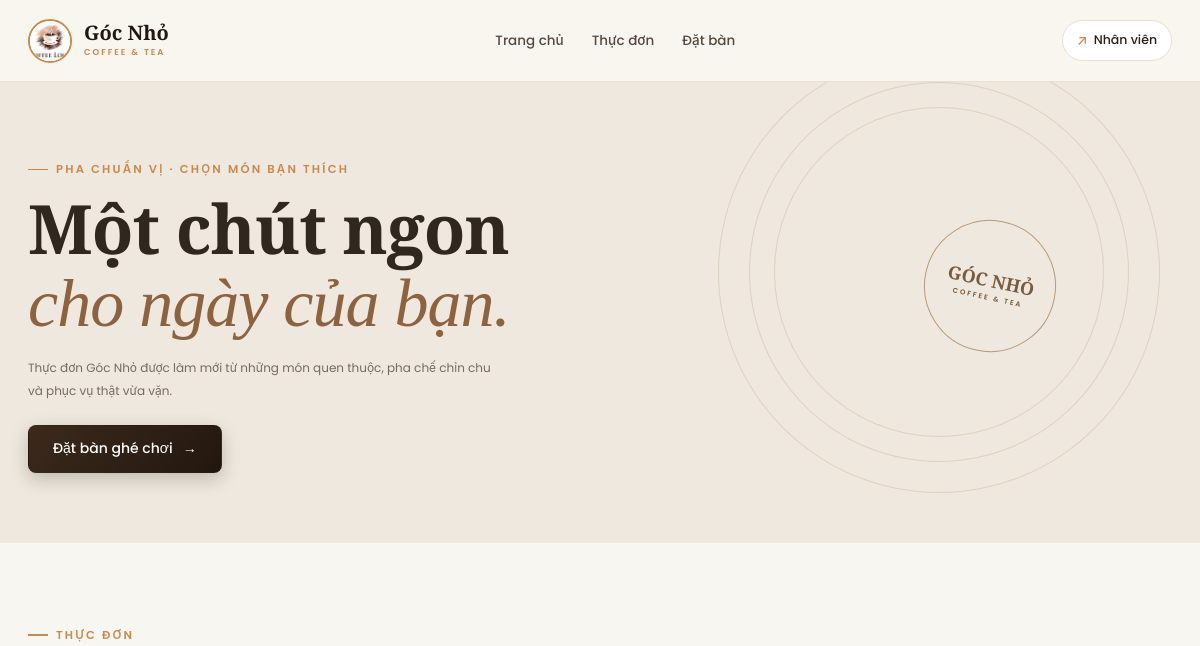
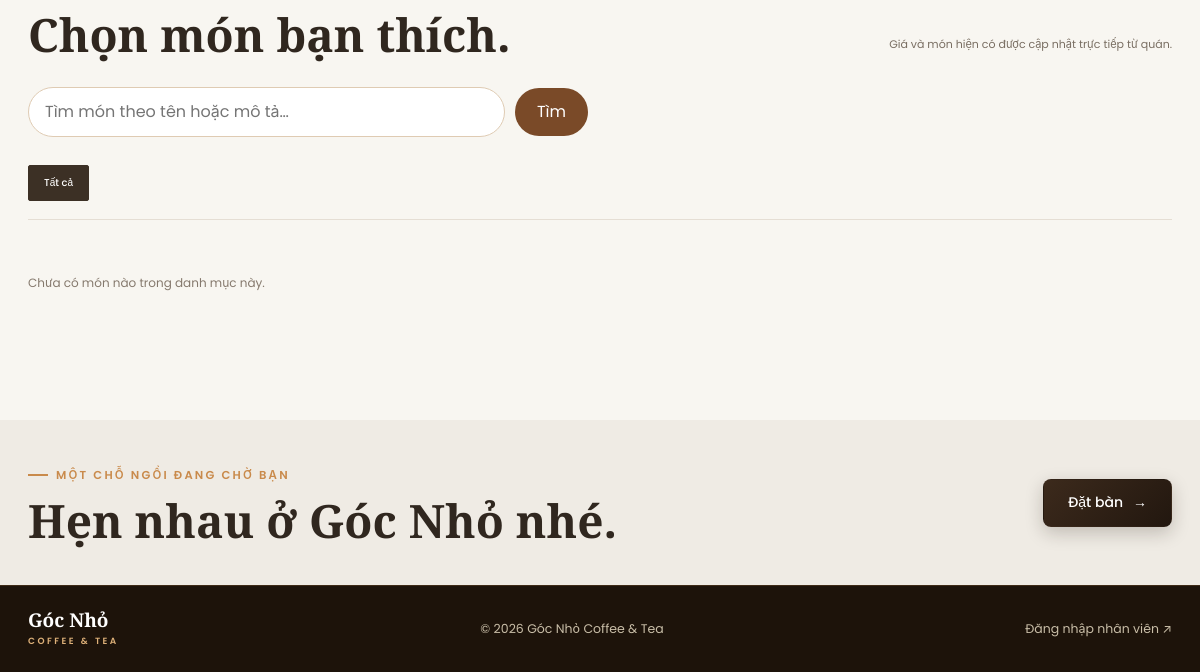
/index.php?page=public-menu, run on an earlier commit of the app's database (2 pictures, top to bottom).
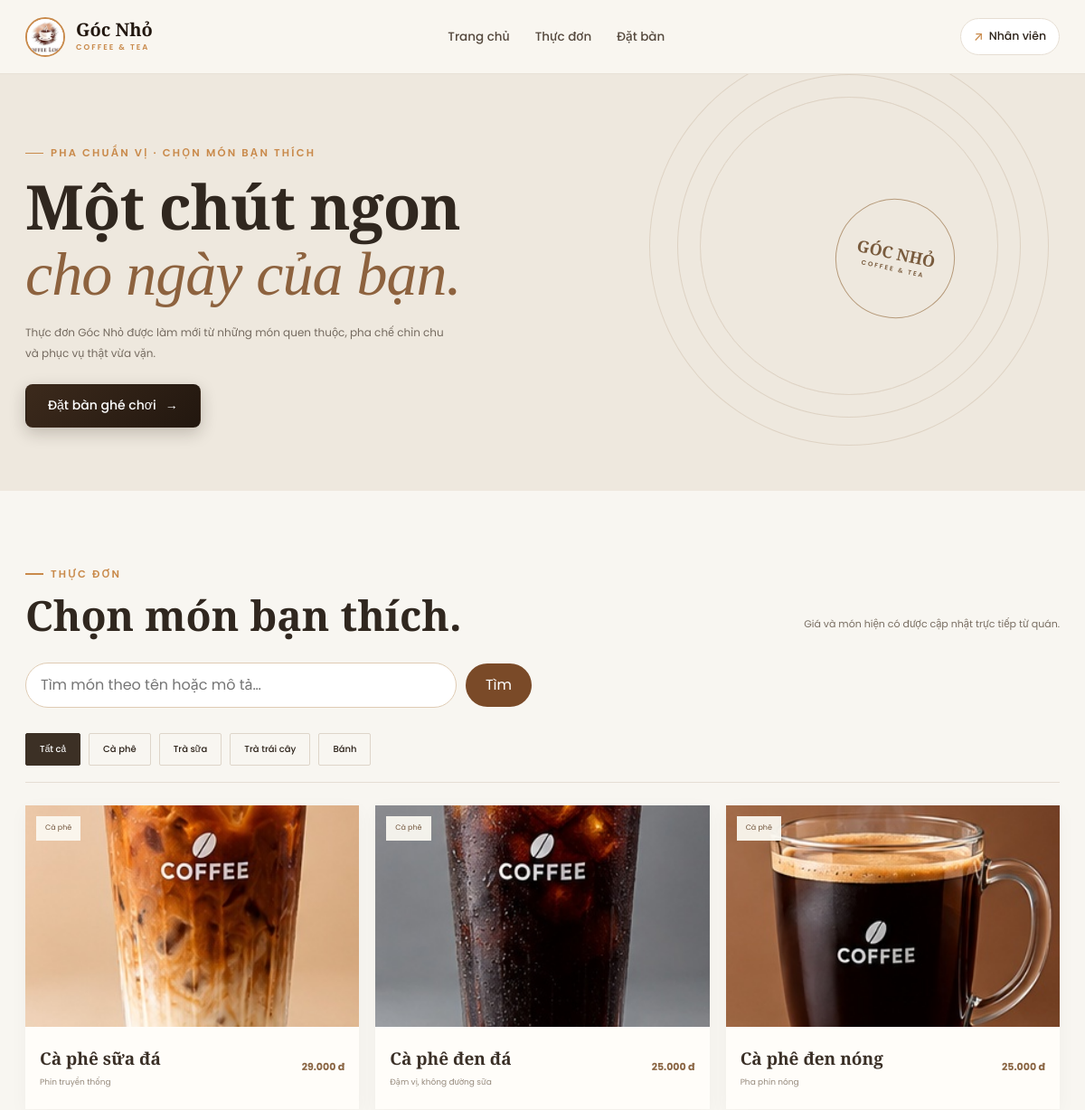
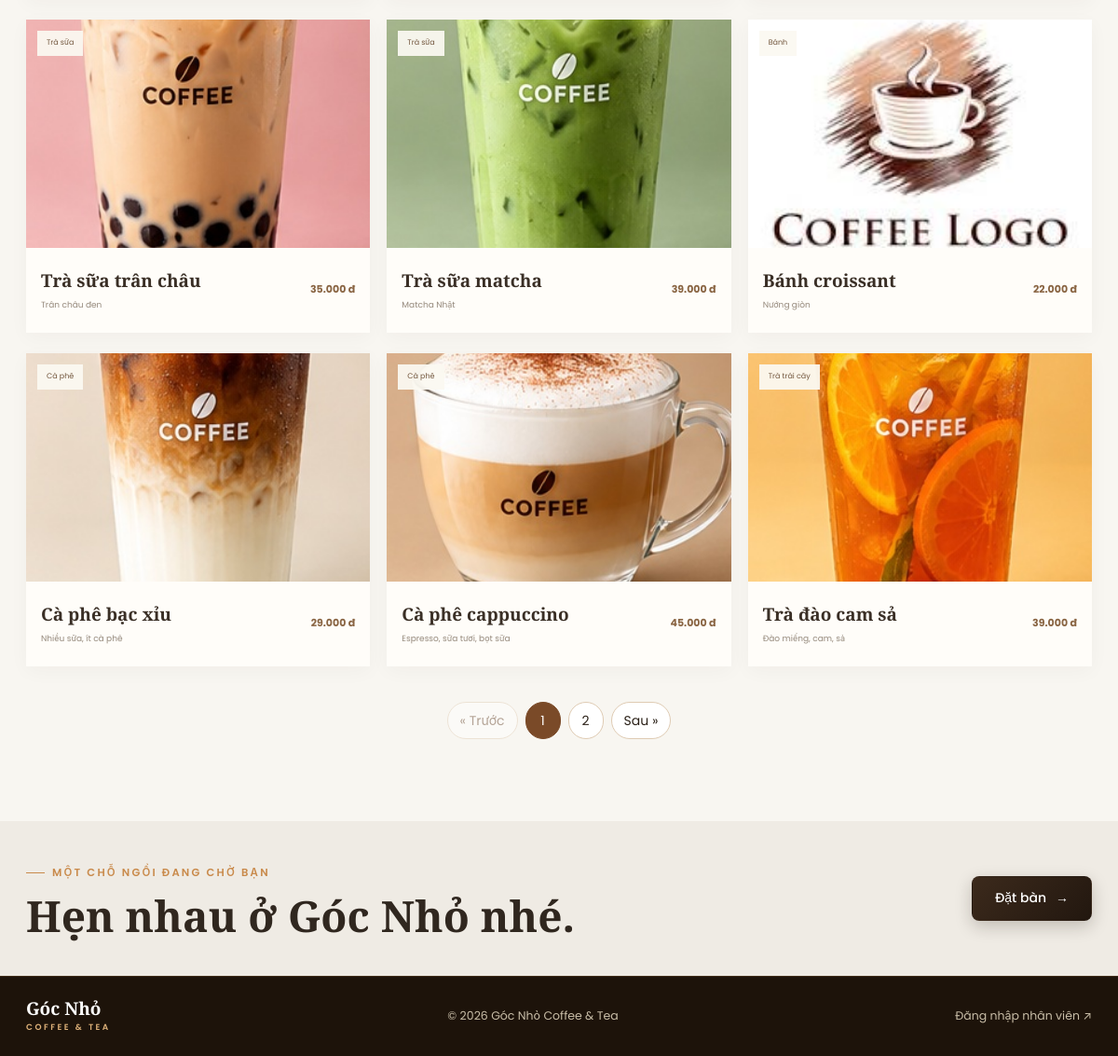
And on a later commit of the database (2 pictures, top to bottom).
### tables this page shows
CREATE TABLE IF NOT EXISTS categories (
  category_id INT UNSIGNED AUTO_INCREMENT PRIMARY KEY,
  category_name VARCHAR(100) NOT NULL UNIQUE,
  has_options TINYINT(1) NOT NULL DEFAULT 1
);

CREATE TABLE IF NOT EXISTS menu_items (
  item_id INT UNSIGNED AUTO_INCREMENT PRIMARY KEY,
  category_id INT UNSIGNED NOT NULL,
  item_name VARCHAR(150) NOT NULL,
  description VARCHAR(255) NULL,
  price INT UNSIGNED NOT NULL,
  image MEDIUMTEXT NULL,
  is_hidden TINYINT(1) NOT NULL DEFAULT 0,
  is_sold_out TINYINT(1) NOT NULL DEFAULT 0,
  stock INT UNSIGNED NOT NULL DEFAULT 0,
  min_stock INT UNSIGNED NOT NULL DEFAULT 10,
  UNIQUE KEY uq_cat_name (category_id, item_name),
  FOREIGN KEY (category_id) REFERENCES categories(category_id)
);

### index.php (called while the page is built, shortened)
<?php
require_once __DIR__ . '/functions.php';
$routes = array(
    'home' => 'home/index.php',
    'public-menu' => 'public-menu/index.php',
    'menu-detail' => 'menu-detail/index.php',
    'tables' => 'tables/index.php',
    'schedule' => 'schedule/index.php',
    'ops' => 'ops/index.php',
    'orders' => 'orders/index.php',
    'cashshift' => 'cashshift/index.php',
    'kitchen' => 'kitchen/index.php',
    'notify' => 'notify/index.php',
    'handover' => 'handover/index.php',
);
$page = $_GET['page'] ?? null;
$file = (is_string($page) && isset($routes[$page])) ? __DIR__ . '/pages/' . $routes[$page] : '';
$action = dirname($file) . '/action.php';
if (is_file($action)) {
    require $action;
}
require __DIR__ . '/layouts/public/header.php';
require $file;
require __DIR__ . '/layouts/public/footer.php';

### classes/Database.php (called while the page is built, shortened)
<?php
class Database
{
    private $connection;
    public function __construct($config)
    {
        $this->connection = new mysqli(
            $config['host'], $config['username'], $config['password'],
            $config['database'], $config['port']
        );
        $this->connection->set_charset($config['charset']);
        $this->connection->query("SET time_zone = '" . date('P') . "'");
    }
    public function run($sql, $params = array())
    {
        $stmt = $this->connection->prepare($sql);
        if ($params) {
            $types = '';
            foreach ($params as $p) { $types .= is_int($p) ? 'i' : 's'; }
            $stmt->bind_param($types, ...$params);
        }
        $stmt->execute();
        return $stmt;
    }
    public function fetchAll($sql, $params = array())
    {
        return $this->run($sql, $params)->get_result()->fetch_all(MYSQLI_ASSOC);
    }
    public function fetchOne($sql, $params = array())
    {
        $row = $this->run($sql, $params)->get_result()->fetch_assoc();
        return $row ?: null;
    }
}

### pages/public-menu/action.php (called while the page is built, shortened)
<?php
require_once __DIR__ . '/../../functions.php';
$title = 'Thực đơn | ' . brand_full();
$bodyClass = 'public-home public-menu-page';
$css = array('home.css', 'public-menu.css');
$pmPerPage = 9;
$pmSearch = mb_substr(trim((string) ($_GET['q'] ?? '')), 0, 100, 'UTF-8');
$pmCategoryId = 0;
$pmError = '';
try {
    $pmCategories = array_values(array_filter(public_menu_category_summary(), function ($c) { return (int) $c['item_count'] > 0; }));
    if ($pmCategoryId === 0) $pmCategoryName = '';
    $pmTotal = public_menu_count($pmCategoryId, $pmSearch);
    $pmPager = paginate($pmTotal, (int) ($_GET['p'] ?? 1), $pmPerPage);
    $pmItems = public_menu_items($pmCategoryId, $pmSearch, $pmPerPage, $pmPager['offset']);
} catch (Throwable $e) {
    $pmError = 'Chưa tải được thực đơn. Vui lòng thử tải lại trang.';
}
function pm_url($category, $search, $page = 1)
{
    $q = array('page' => 'public-menu');
    if ($category !== '') $q['category'] = $category;
    return 'index.php?' . http_build_query($q);
}

### helpers/common.php (called while the page is built, shortened)
<?php
function e($value)
{
    return htmlspecialchars((string) $value, ENT_QUOTES, 'UTF-8');
}
function money($value)
{
    return number_format((float) $value, 0, ',', '.') . ' đ';
}
function get_all_settings($refresh = false)
{
    static $settings = null;
    if ($settings !== null && !$refresh) {
        return $settings;
    }
    $settings = array();
    try {
        $rows = db()->fetchAll('SELECT setting_key, setting_value FROM site_settings');
        foreach ($rows as $r) {
            $settings[$r['setting_key']] = $r['setting_value'];
        }
    } catch (\Throwable $e) {
    }
    return $settings;
}
function setting($key, $default = '')
{
    $all = get_all_settings();
    return isset($all[$key]) && $all[$key] !== '' && $all[$key] !== null ? $all[$key] : $default;
}
function brand_name()
{
    return setting('brand_name', 'Góc Nhỏ');
}
function brand_subtitle()
{
    return setting('brand_subtitle', 'Coffee & Tea');
}
function brand_full()
{
    return trim(brand_name() . ' ' . brand_subtitle());
}
function shop_logo($isAdmin = false)
{
    $logo = setting('shop_logo', 'assets/images/images.jpg');
    $cleanPath = ltrim(str_replace('../', '', $logo), '/');
    return $cleanPath;
}
function menu_item_image($item)
{
    return !empty($item['image']) ? $item['image'] : 'assets/images/images.jpg';
}

### config/database.php (called while the page is built, shortened)
<?php
$env = function ($key, $default) {
    $value = getenv($key);
    return $value === false ? $default : $value;
};
$appEnvironment = strtolower((string) $env('APP_ENV', 'local'));
$dbUser = $env('DB_USER', 'root');
$dbPassword = $env('DB_PASSWORD', '');
return array(
    'host'     => $env('DB_HOST', '127.0.0.1'),
    'port'     => (int) $env('DB_PORT', '3306'),
    'database' => $env('DB_NAME', 'coffee_shop'),
    'username' => $dbUser,
    'password' => $dbPassword,
    'charset'  => 'utf8mb4',
);

### helpers/database.php (called while the page is built)
<?php
function db()
{
    static $database = null;
    if ($database === null) {
        $config = require __DIR__ . '/../config/database.php';
        $database = new Database($config);
    }
    return $database;
}

### pages/public-menu/index.php (the view, shortened to what this page needs)
<header class="site-header">
    <a class="site-brand" href="index.php?page=home" aria-label="<?= e(brand_full()) ?>, trang chủ">
        <img src="<?= e(shop_logo()) ?>" alt=""><span><b><?= e(brand_name()) ?></b><small><?= e(mb_strtoupper(brand_subtitle(), "UTF-8")) ?></small></span>
    </a>
    <nav class="site-nav" aria-label="Điều hướng chính">
        <a href="index.php?page=home">Trang chủ</a>
        <a href="index.php?page=public-menu" aria-current="page">Thực đơn</a>
        <a href="index.php?page=home#booking">Đặt bàn</a>
    </nav>
    <a class="staff-login" href="admin/index.php?page=login"><span class="staff-login-icon" aria-hidden="true">↗</span><span>Nhân viên</span></a>
</header>
<main class="public-menu-main">
    <section class="public-menu-intro">
        <p class="eyebrow">PHA CHUẨN VỊ · CHỌN MÓN BẠN THÍCH</p>
        <h1>Một chút ngon<br><em>cho ngày của bạn.</em></h1>
        <p>Thực đơn <?= e(brand_name()) ?> được làm mới từ những món quen thuộc, pha chế chỉn chu và phục vụ thật vừa vặn.</p>
        <a class="button button-dark" href="index.php?page=home#booking">Đặt bàn ghé chơi <span aria-hidden="true">→</span></a>
        <div class="public-menu-stamp"><?= e(mb_strtoupper(brand_name(), "UTF-8")) ?><br><span><?= e(mb_strtoupper(brand_subtitle(), "UTF-8")) ?></span></div>
    </section>
    <section class="public-menu-list" aria-label="Danh sách thực đơn">
        <div class="public-menu-heading"><div><p class="eyebrow">THỰC ĐƠN</p><h2>Chọn món bạn thích.</h2></div><p>Giá và món hiện có được cập nhật trực tiếp từ quán.</p></div>
        <form id="menuSearchForm" class="catalog-search" role="search" method="get" action="index.php">
            <input type="search" id="menuSearch" name="q" placeholder="Tìm món theo tên hoặc mô tả…" maxlength="100" autocomplete="off" value="<?= e($pmSearch) ?>">
            <button type="submit">Tìm</button>
        </form>
        <div data-ajax-region="public-menu">
        <nav id="menuCategories" class="menu-category-tabs" aria-label="Lọc theo danh mục">
            <a class="menu-category-tab<?= $pmCategoryName === '' ? ' is-active' : '' ?>" data-ajax-link data-category="" href="<?= e(pm_url('', $pmSearch)) ?>">Tất cả</a>
            <?php foreach ($pmCategories as $c): ?>
                <a class="menu-category-tab<?= $pmCategoryName === $c['category_name'] ? ' is-active' : '' ?>" data-ajax-link data-category="<?= e($c['category_name']) ?>" href="<?= e(pm_url($c['category_name'], $pmSearch)) ?>"><?= e($c['category_name']) ?></a>
            <?php endforeach; ?>
        </nav>
        <?php if ($pmError): ?>
            <p id="menuStatus" class="menu-status is-error" role="status"><?= e($pmError) ?></p>
        <?php elseif (!$pmItems): ?>
            <p id="menuStatus" class="menu-status" role="status"><?= $pmSearch !== '' ? 'Không có món nào khớp với “' . e($pmSearch) . '”.' : 'Chưa có món nào trong danh mục này.' ?></p>
        <?php elseif ($pmSearch !== ''): ?>
            <p id="menuStatus" class="menu-status" role="status">Tìm thấy <?= (int) $pmPager['total'] ?> món cho “<?= e($pmSearch) ?>”.</p>
        <?php endif; ?>
        <div id="publicMenuGrid" class="public-menu-grid">
            <?php foreach ($pmItems as $item): ?>
                <?php $pmDetailUrl = 'index.php?page=menu-detail&id=' . (int) $item['item_id']; ?>
                <article class="public-menu-card"><a class="public-menu-photo-link" href="<?= e($pmDetailUrl) ?>" aria-label="Xem chi tiết <?= e($item['item_name']) ?>"><div class="public-menu-photo"><img src="<?= e(menu_item_image($item)) ?>" alt="<?= e($item['item_name']) ?>" loading="lazy"><span><?= e($item['category_name']) ?></span></div></a><div class="public-menu-card-body"><div><h3><a href="<?= e($pmDetailUrl) ?>"><?= e($item['item_name']) ?></a></h3><p><?= e($item['description'] ?? '') ?></p></div><strong><?= e(money($item['price'])) ?></strong></div></article>
            <?php endforeach; ?>
        </div>
        <div id="menuPagination"><?= render_pagination($pmPager['page'], $pmPager['pages'], array('page' => 'public-menu') + ($pmCategoryName !== '' ? array('category' => $pmCategoryName) : array()) + ($pmSearch !== '' ? array('q' => $pmSearch) : array())) ?></div>
        </div>
    </section>
    <section class="menu-booking-banner"><div><p class="eyebrow">MỘT CHỖ NGỒI ĐANG CHỜ BẠN</p><h2>Hẹn nhau ở <?= e(brand_name()) ?> nhé.</h2></div><a class="button button-dark" href="index.php?page=home#booking">Đặt bàn <span aria-hidden="true">→</span></a></section>
</main>
<footer class="site-footer"><a class="footer-brand" href="index.php?page=home"><?= e(brand_name()) ?> <small><?= e(mb_strtoupper(brand_subtitle(), "UTF-8")) ?></small></a><span>© <?= date('Y') ?> <?= e(brand_full()) ?></span><a href="admin/index.php?page=login">Đăng nhập nhân viên <span aria-hidden="true">↗</span></a></footer>

### layouts/public/header.php (shortened to what this page needs)
<?php
$css       = isset($css) ? $css : array();
$bodyClass = isset($bodyClass) ? $bodyClass : '';
$assetPrefix = 'assets/';
?>
<!DOCTYPE html>
<html lang="vi"<?= in_array($page, array('home', 'public-menu', 'menu-detail', '404'), true) ? ' class="marketing-document"' : '' ?>>
<head>
    <link rel="stylesheet" href="<?= e($assetPrefix) ?>css/style.css">
<?php foreach ($css as $cssFile): ?>
    <link rel="stylesheet" href="<?= e(strpos($cssFile, 'http') === 0 ? $cssFile : $assetPrefix . 'css/' . $cssFile) ?>"<?= strpos($cssFile, 'http') === 0 ? css_external_attrs($cssFile) : '' ?>>
<?php endforeach; ?>
</head>
<body<?= $bodyClass !== '' ? ' class="' . e($bodyClass) . '"' : '' ?> data-page="<?= e($page) ?>">

### layouts/public/footer.php (shortened to what this page needs)
</body>
</html>

### functions.php (shortened to what this page needs)
<?php
function paginate($total, $page, $perPage)
{
    $perPage = max(1, (int) $perPage);
    $pages = max(1, (int) ceil(((int) $total) / $perPage));
    $page = min(max(1, (int) $page), $pages);
    return array('page' => $page, 'pages' => $pages, 'offset' => ($page - 1) * $perPage, 'perPage' => $perPage, 'total' => (int) $total);
}
function public_menu_where($categoryId = 0, $search = '')
{
    $where = ' WHERE m.is_hidden = 0';
    $params = array();
    return array($where, $params);
}
function public_menu_items($categoryId = 0, $search = '', $limit = 0, $offset = 0)
{
    list($where, $params) = public_menu_where($categoryId, $search);
    $sql = "SELECT m.item_id, m.category_id, m.item_name, m.price, m.image, m.description, c.category_name
            FROM menu_items m
            JOIN categories c ON c.category_id = m.category_id" . $where . " ORDER BY m.item_id ASC";
    if ((int) $limit > 0) {
        $sql .= ' LIMIT ? OFFSET ?';
        $params[] = (int) $limit;
        $params[] = max(0, (int) $offset);
    }
    return db()->fetchAll($sql, $params);
}
function public_menu_count($categoryId = 0, $search = '')
{
    list($where, $params) = public_menu_where($categoryId, $search);
    $row = db()->fetchOne("SELECT COUNT(*) AS n FROM menu_items m" . $where, $params);
    return (int) ($row['n'] ?? 0);
}
function render_pagination($page, $pages, array $query, $key = 'p')
{
    if ($pages <= 1) return '';
    $link = function ($n) use ($query, $key) {
        $q = $query;
        if ($n > 1) $q[$key] = $n; else unset($q[$key]);
        return '?' . http_build_query($q);
    };
    $show = array_unique(array_filter(array(1, $pages, $page - 1, $page, $page + 1), function ($n) use ($pages) {
        return $n >= 1 && $n <= $pages;
    }));
    sort($show);
    $html = '<nav class="pagination" aria-label="Phân trang">';
    $html .= $page > 1
        ? '<a class="pg-btn" rel="prev" href="' . e($link($page - 1)) . '">&laquo; Trước</a>'
        : '<span class="pg-btn is-disabled">&laquo; Trước</span>';
    $prev = 0;
    foreach ($show as $n) {
        $html .= $n === $page
            ? '<span class="pg-btn is-current" aria-current="page">' . $n . '</span>'
            : '<a class="pg-btn" href="' . e($link($n)) . '">' . $n . '</a>';
        $prev = $n;
    }
    $html .= $page < $pages
        ? '<a class="pg-btn" rel="next" href="' . e($link($page + 1)) . '">Sau &raquo;</a>'
        : '<span class="pg-btn is-disabled">Sau &raquo;</span>';
    return $html . '</nav>';
}
function public_menu_category_summary()
{
    return db()->fetchAll(
        "SELECT c.category_id, c.category_name, COUNT(m.item_id) AS item_count,
                MIN(m.price) AS min_price
         FROM categories c
         LEFT JOIN menu_items m ON m.category_id = c.category_id AND m.is_hidden = 0
         GROUP BY c.category_id, c.category_name
         ORDER BY c.category_id"
    );
}

### assets/css/style.css (style rules this page uses)
html, body { height: 100%; margin: 0; overflow: hidden; }
body { display: flex; }
.pagination { display: flex; flex-wrap: wrap; justify-content: center; align-items: center; gap: 8px; margin: 18px 0 8px; }
.pg-btn { min-width: 36px; padding: 7px 12px; border: 1px solid #e0d3bd; border-radius: 8px; background: #fff; color: #3b2313; font-size: 14px; text-align: center; text-decoration: none; box-sizing: border-box; }
.pg-btn.is-current { background: #7a4a28; border-color: #7a4a28; color: #fff; }
.pg-btn.is-disabled { opacity: .45; }

What changed in the data, as far as the page shows it:
added categories: category_name "Cà phê"
added categories: category_name "Trà sữa"
added categories: category_name "Trà trái cây"
added categories: category_name "Bánh"
added menu_items: image (picture), category.category_name "Cà phê", item_name "Cà phê sữa đá", description "Phin truyền thống", price "29.000 đ"
added menu_items: image (picture), category.category_name "Cà phê", item_name "Cà phê đen đá", description "Đậm vị, không đường sữa", price "25.000 đ"
added menu_items: image (picture), category.category_name "Cà phê", item_name "Cà phê đen nóng", description "Pha phin nóng", price "25.000 đ"
added menu_items: image (picture), category.category_name "Trà sữa", item_name "Trà sữa trân châu", description "Trân châu đen", price "35.000 đ"
added menu_items: image (picture), category.category_name "Trà sữa", item_name "Trà sữa matcha", description "Matcha Nhật", price "39.000 đ"
added menu_items: shows a picture, category.category_name "Bánh", item_name "Bánh croissant", description "Nướng giòn", price "22.000 đ"
added menu_items: image (picture), category.category_name "Cà phê", item_name "Cà phê bạc xỉu", description "Nhiều sữa, ít cà phê", price "29.000 đ"
added menu_items: image (picture), category.category_name "Cà phê", item_name "Cà phê cappuccino", description "Espresso, sữa tươi, bọt sữa", price "45.000 đ"
added menu_items: image (picture), category.category_name "Trà trái cây", item_name "Trà đào cam sả", description "Đào miếng, cam, sả", price "39.000 đ"
Also different on the page:
text no longer shown: "Chưa có món nào trong danh mục này."
text now shown: "« Trước Sau »"
new list line: "1"
new list line: "2"
